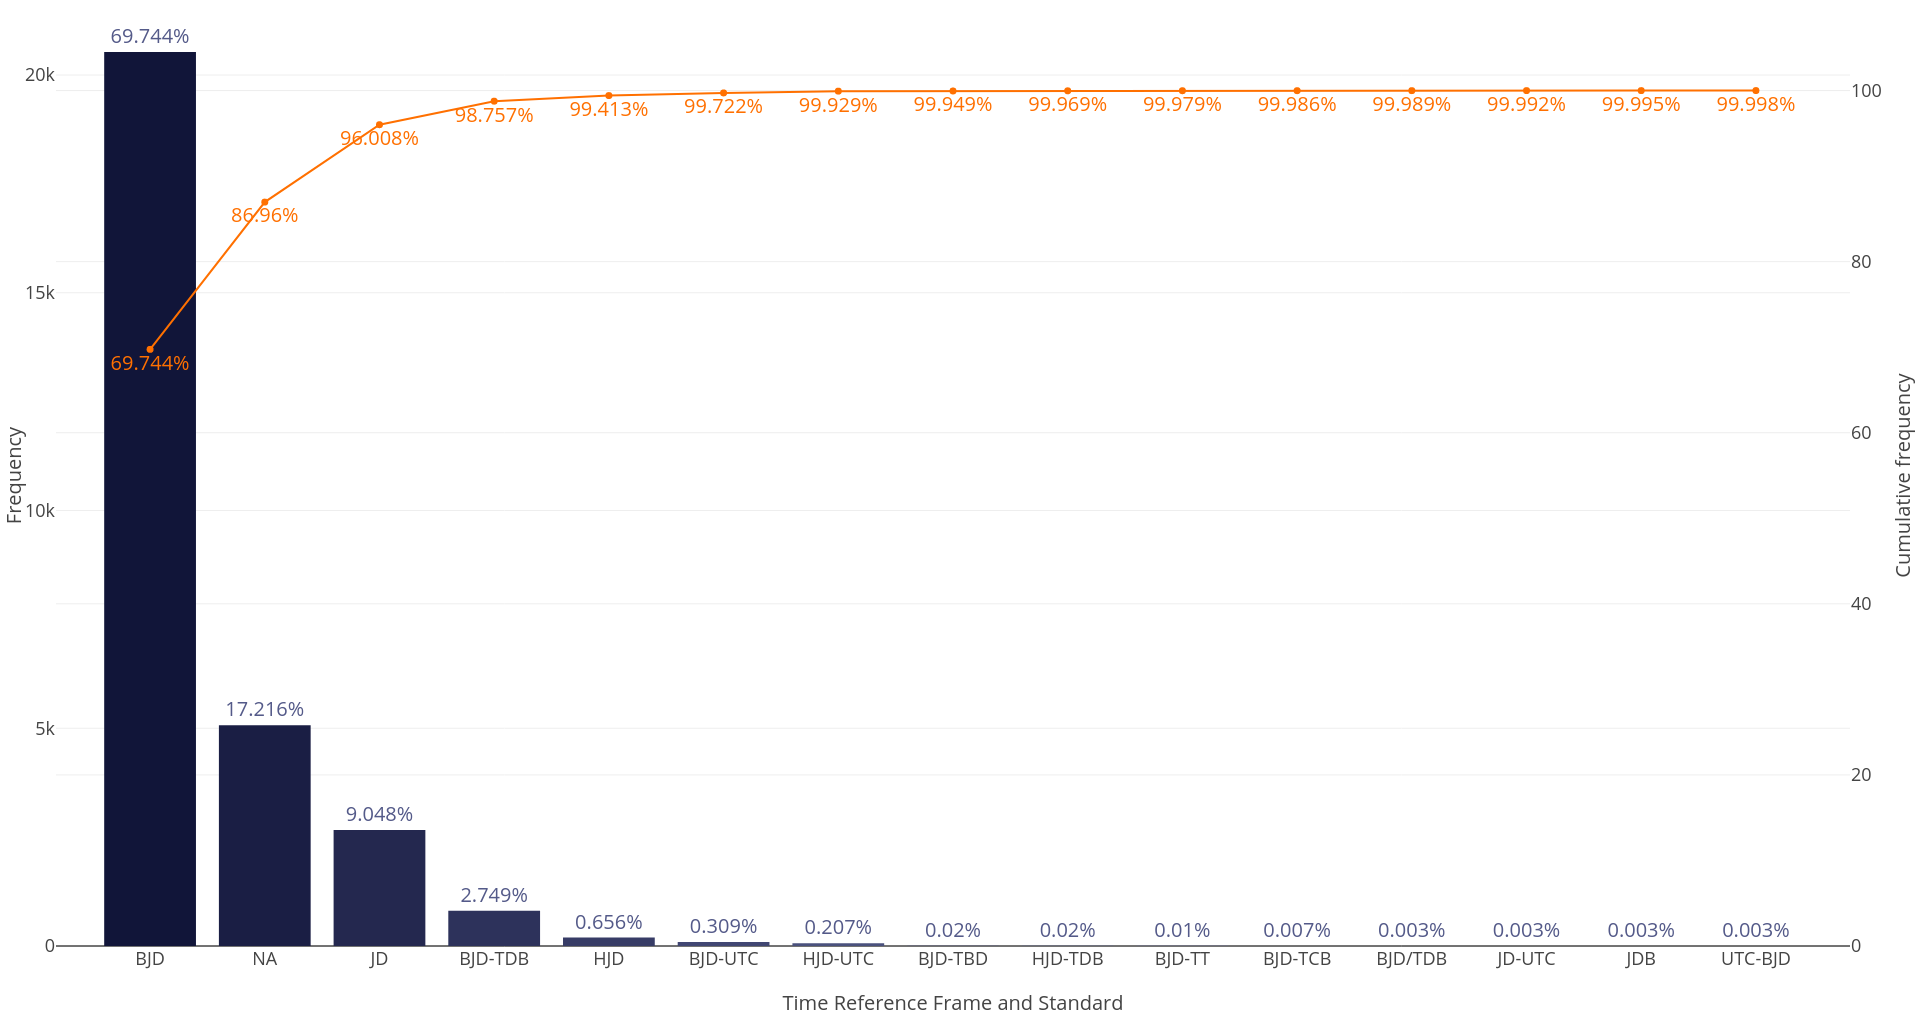

This chart was generated by the following R code:

# Paths:
path_data = "data/"
path_lib = "renv/library/R-4.1/x86_64-pc-linux-gnu/"

# Packages:
require(dplyr, lib = path_lib)
require(readr, lib = path_lib)
require(RColorBrewer, lib = path_lib)
require(plotly, lib = path_lib)

# Dataset:
df = readr::read_csv(paste0(path_data, "nasa_exoplanets.csv")) %>%
    as.data.frame()
df_varnames = readr::read_csv(paste0(path_data, "nasa_exoplanets_var_names.csv")) %>%
    as.data.frame()

# Variables:
cat_var = "pl_tsystemref"
cat_var_name = (df_varnames %>%
                    dplyr::filter(var == cat_var))$var_name

# Adapt the data:
df_plot = df %>%
    dplyr::group_by(eval(parse(text = cat_var))) %>%
    dplyr::summarise(freq = n()) %>%
    as.data.frame() %>%
    dplyr::arrange(desc(freq))
names(df_plot)[1] = "level"

# Deal with NA:
df_plot$level[which(is.na(df_plot$level))] = "NA"

# Levels order:
df_plot$level = factor(x = df_plot$level,
                       levels = unique(df_plot$level))

# Relative frequency:
df_plot$freq_rel = round(df_plot$freq/sum(df_plot$freq)*100,
                         digits = 3)
df_plot$freq_rel_char = paste0(df_plot$freq_rel, "%")

# Cumulative frequency:
df_plot$freq_rel_cum = cumsum(df_plot$freq_rel)
df_plot$freq_rel_cum_char = paste0(df_plot$freq_rel_cum, "%")

n = nrow(df_plot)
pareto_scale = df_plot$freq_rel_cum[n]/df_plot$freq[1]

# Plot:
my_palette = colorRampPalette(c("#111539", "#97A1D9"))
p = plot_ly(data = df_plot) %>%
    add_trace(
        x = ~level,
        y = ~freq,
        type = "bar",
        text = ~freq_rel_char,
        texttemplate = "%{text}",
        textposition = "outside",
        textfont = list(size = 20,
                        color = my_palette(3)[2]),
        color = ~level,
        colors = my_palette(nrow(df_plot)),
        hovertemplate = "<b>Frequency: %{y:,}</b><extra></extra>"
    )  %>%
    add_trace(
        x = ~level,
        y = ~freq_rel_cum,
        type = "scatter",
        mode = "lines+markers+text",
        marker = list(
            color = "#FF7000",
            size = 7
        ),
        line = list(
            color = "#FF7000",
            width = 2
        ),
        text = ~freq_rel_cum_char,
        texttemplate = "%{text}",
        textposition = "bottom center",
        textfont = list(
            size = 20,
            color = "#FF7000"
        ),
        yaxis = "y2"
    ) %>%
    layout(
        xaxis = list(
            title = cat_var_name,
            titlefont = list(size = 20),
            tickfont = list(size = 18),
            categoryorder = "array"
        ),
        yaxis = list(
            title = "Frequency",
            titlefont = list(size = 20),
            tickfont = list(size = 18),
            type = "linear"
        ),
        yaxis2 = list(
            range = c(0, 110),
            overlaying = "y", side = "right",
            title = "Cumulative frequency",
            titlefont = list(size = 20),
            tickfont = list(size = 18),
            type = "linear"
        ),
        margin = list(
            l = 5,
            r = 70,
            t = 5,
            b = 70
        ),
        hoverlabel = list(font = list(size = 16)),
        showlegend = FALSE
    )

p
